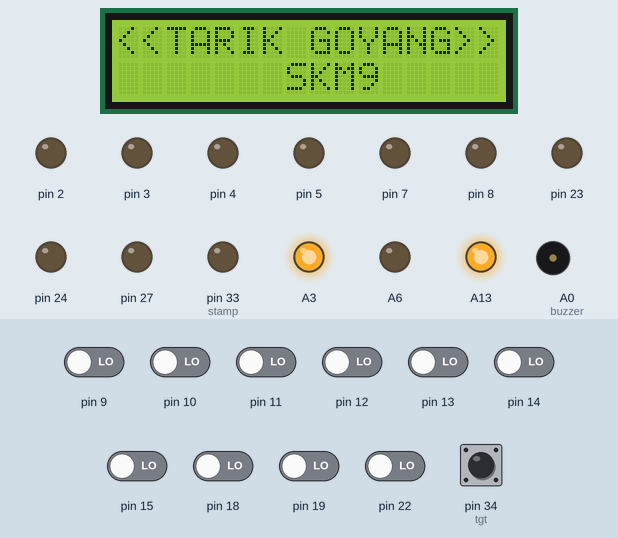
This sketch was run on a simulated Arduino Mega 2560, built with avr-gcc and run on an emulated ATmega2560. Shown: 16×2 character LCD, output pins drawn as LEDs (lit = HIGH), buzzer (waves = sounding, pin HIGH). The inputs (shaded band) are chosen by the test bench; at power-on: pin 34 (tgt) HIGH, pin 9–15, pin 18, pin 19, pin 22 LOW. What the sketch prints to the serial monitor is not drawn.

Above: at 3.3 s.
3.4 s: pin 34 (tgt) pulled LOW for 1 s
At 3.61 s:
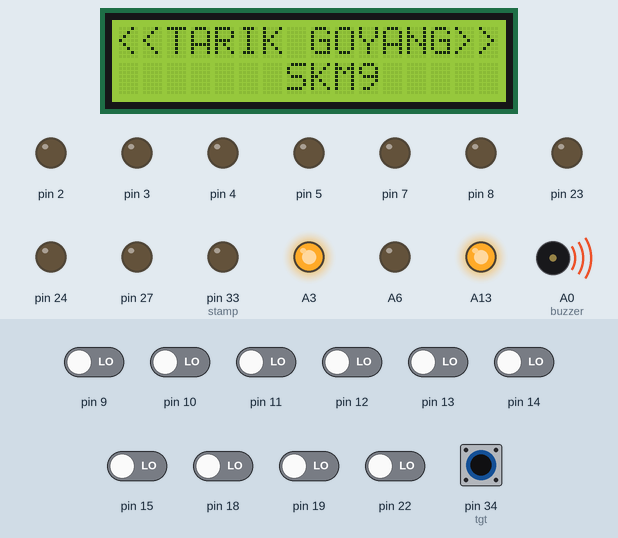
At 5.6 s:
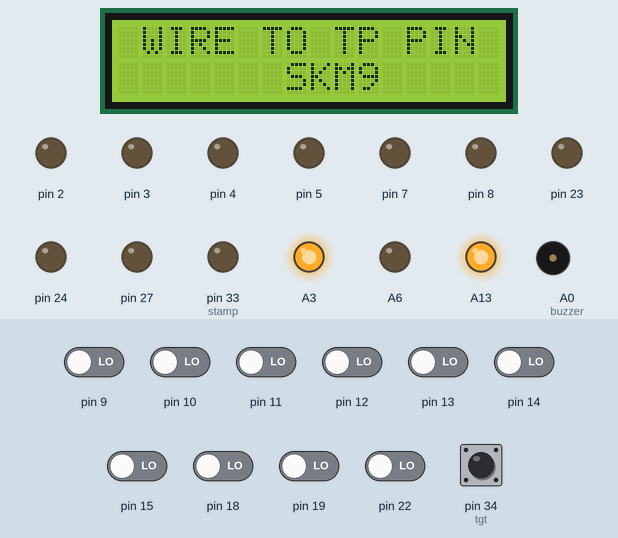
5.9 s: pin 12 driven HIGH
At 7.9 s:
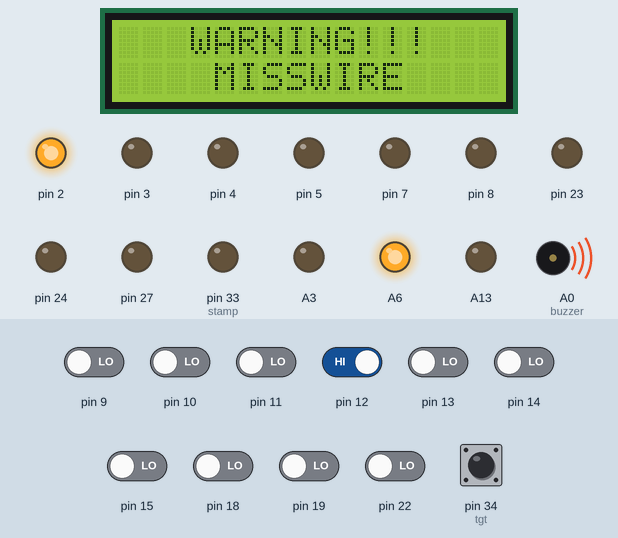
Timing chart, 0 to 9.4 s (numbered marks = the images above; inputs shaded):
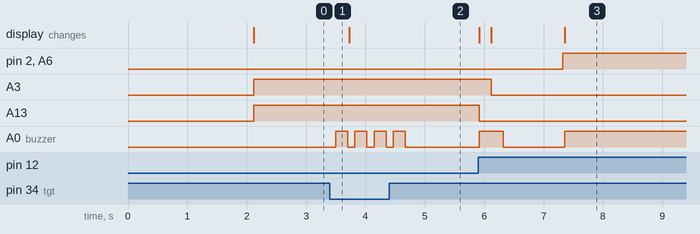

Measured:
- after the input at 3.4 s, A0 (buzzer): alternates HIGH for 0.20 s and LOW for 0.12 s, 8 changes in all, then stays LOW, starting after 0.10 s
- after the input at 5.9 s, pin 2, A6: LOW → HIGH after 1.4 s; A3: HIGH → LOW after 0.22 s; A13: HIGH → LOW at once; A0 (buzzer): LOW → HIGH at once, → LOW 0.40 s later, → HIGH 1.0 s later; the display: first changes at once (image 3 shows a later state)

The sketch:

step3.ino
```cpp
#include <LiquidCrystal_I2C.h>
#include <Wire.h>
#include <EEPROM.h>
LiquidCrystal_I2C lcd(0x27, 16, 2);

#define tgt 34

struct pinmega {
  int pin_out;
  int pin_in;
  int pin_led;
  String Stats;
};

/*
  Pin² meja 089
  Pin TP : A3-A9
  Pin LED : A10-2
  Pin TG : 4-10
  pin_out;
  pin_in;
  pin_led;

*/
int n_wire = 10;
pinmega step_pin[11] = {
  {A3, 12, A13, "SKM9"},
  {A6, 15, 2, "SKM2"},
  {A7, 14, 3, "SKM1"},
  {A8, 11, 4, "SKM12"},
  {A9, 22, 5, "SKM6"},
  {A11, 19, 7, "SKM4"},
  {A12, 18, 8, "SKM3"},
  {A8, 10, 24, "OR"},
  {A3, 9, 23, "L/B"},
  {35, 13, 27, "SKM5"},


};

String sm;
String idname[9] = {
  "QC1",
  "QC2",
  "QC3",
  "ANDRY",
  "AUTO",
  "AUTO1",
  "HARI",
  "2112W09",
  "KN"
};

//-------------MILLIS-----------//
long int prevmilis = 0;
long int currentmilis = 0;


int urutan = 0;
bool misswire = false;
String inputString;
bool Start_ = false;
bool rst = false;
bool lock = false;
bool ng_interlock = false;
bool misswire_rst = false;
bool misslock = false;
bool tarik_goyang = false;
#define stamp 33
#define buzzer A0

#define rst_but A1
#define Start__stop A2
#define stamp 33


void setup() {
  // put your setup code here, to run once:
  Serial.begin(9600);
  Serial2.begin(115200);
  for (int z = 0; z < 10; z++) {
    pinMode(step_pin[z].pin_in, INPUT);
  }
  for (int z = 0; z < 10; z++) {
    pinMode(step_pin[z].pin_out, OUTPUT);
  }
  for (int z = 0; z < 10; z++) {
    pinMode(step_pin[z].pin_led, OUTPUT);
  }
  pinMode(stamp, OUTPUT);
  pinMode(buzzer, OUTPUT);
  pinMode(stamp, OUTPUT);
  pinMode(tgt, INPUT_PULLUP);
  pinMode(rst_but, INPUT_PULLUP);
  pinMode(Start__stop, INPUT_PULLUP);
  digitalWrite(stamp, LOW);
  Wire.begin();
  lcd.begin();
  lcd.backlight();
  lcd.setCursor(0, 0);
  lcd.print("<<  BISMILLAH >>");
  lcd.setCursor(0, 1);
  lcd.print("<<   TARGET   >>");
  delay(2000);
  lcd.clear();
  lcd.setCursor(0, 0);
  lcd.print("<<TARIK GOYANG>>");
  lcd.setCursor(7, 1);
  lcd.print(step_pin[urutan].Stats);
}

void loop() {
  //serialEvent();
 // delay(200);
  baca_esp();
  // put your main code here, to run repeatedly:

  Serial.print(digitalRead(tgt));


  if (misswire == true)
  {
    digitalWrite(buzzer, HIGH);
  }
  else
    run_prog();


}


void finish() {
  lock = false;
  digitalWrite(stamp, HIGH);
  digitalWrite(buzzer, HIGH);
  delay(500);
  digitalWrite(stamp, LOW);
  digitalWrite(buzzer, LOW);
  lcd.clear();
  lcd.setCursor(0, 0);
  lcd.print(" PASANG HARNESS ");
}
```

baca_Serial.ino
```cpp
void baca_esp() {
  if (Serial2.available() > 0)
  {
    char in_ = Serial2.read();
    //Serial.println(String(Serial2.read()));
    //char sn=in;
    //char sm = "";
    Serial.print(in_);

    if (in_ == '\n' )
    {
      //Serial.println (sm.length());
      //int lengtstring = sm.length();
      sm.remove(sm.length() - 1, 2);
      // Serial.println (sm);
      // Serial.println (sm.length());
      Serial.println(sm);

      for (int i = 0 ; i < 9; i++)
      {
        if (sm == idname[i])  {

          // misswire_rst = false;
          Serial.println("OK");
          //rst = true;
          noTone(buzzer);
          //digitalWrite
          misswire = false;
          //urutan = 0;
          //Start_ = false;
          //lock = false;
          // lcd.clear();
          //misswire = false;
          //misslock = false;
          lcd.clear();
          lcd.setCursor(0, 0);
          lcd.print("<<TARIK GOYANG>>");
          lcd.setCursor(0, 1);
          lcd.print("                ");
          return sm = "";
          // lcd.setCursor(2, 0);
          //lcd.print(" PASANG HARNESS ");

        }
      }
      //inputString = "";
      sm = "";
    }
    else
    {
      //inputString += inChar;
      sm += in_;
      //  Serial.println (sm);
    }

  }
}
```

run_program.ino
```cpp
void serialEvent()
{ //  Serial.println("cek");
  while (Serial2.available()) {
    char inChar = (char)Serial2.read();
    //Serial.print(inChar);
    if (inChar == '\n') {
      //datamasuk = inputString.substring(1);
      Serial.println(inputString);
      int len = inputString.length();
      Serial.println(len);
      if ((inputString == "2210247" || inputString == "2112W09") && misswire_rst == false)
      {
        misswire_rst = false;
        Serial.println("OK");
        rst = true;
        noTone(buzzer);
        //digitalWrite
        misswire = false;
        urutan = 0;
        Start_ = false;
        lock = false;
        // lcd.clear();
        misswire = false;
        misslock = false;
        lcd.clear();
        lcd.setCursor(2, 0);
        lcd.print(" PASANG HARNESS ");
      }

      //DataProcess(inputString);
      inputString = "";
    }
    else {
      inputString += inChar;
    }
  }


}

void run_prog()
{
  if (digitalRead(tgt) == LOW)
  {
    delay(100);
    digitalWrite(buzzer, HIGH);
    delay(200);
    digitalWrite(buzzer, LOW);
    tarik_goyang = true;
    lcd.clear();
    lcd.setCursor(7, 1);
    lcd.print(step_pin[urutan].Stats);
    lcd.setCursor(0, 0);
    lcd.print(" WIRE TO TP PIN ");
  }

  digitalWrite(step_pin[urutan].pin_out, HIGH);
  digitalWrite(step_pin[urutan].pin_led, HIGH);
  for (int i = 0; i < n_wire; i++)
  {
    if (digitalRead(step_pin[i].pin_in) == HIGH && i == urutan && tarik_goyang == true)
    {
      tarik_goyang = false;
      lcd.clear();
      lcd.setCursor(0, 0);
      lcd.print("<<TARIK GOYANG>>");

      digitalWrite(step_pin[urutan].pin_led, LOW);
      digitalWrite(buzzer, HIGH);
      delay(200);
      digitalWrite(buzzer, LOW);
      digitalWrite(step_pin[urutan].pin_out, LOW);
      urutan++;
      lcd.setCursor(7, 1);
      lcd.print(step_pin[urutan].Stats);
      //      lcd.clear();
      //      lcd.setCursor(7, 1);
      //      lcd.print(step_pin[urutan].Stats);
      //      lcd.setCursor(0, 0);
      //      lcd.print(" WIRE TO TP PIN ");
      //digitalWrite(step_pin[urutan].pin_out, LOW);
      //digitalWrite(step_pin[urutan].pin_led, LOW);
      digitalWrite(buzzer, HIGH);
      delay(200);
      digitalWrite(buzzer, LOW);
      delay(1000);
      if (urutan == 10)
      {

        urutan = 0;
        lcd.clear();
        lcd.setCursor(0, 0);
        lcd.print("     FINISH     ");
        digitalWrite(buzzer, HIGH);
        digitalWrite(stamp, HIGH);
        delay(300);
        digitalWrite(buzzer, LOW);
        digitalWrite(stamp, LOW);


        lcd.setCursor(0, 0);
        lcd.print("<<TARIK GOYANG>>");
        lcd.setCursor(7, 1);
        lcd.print(step_pin[urutan].Stats);
      }
    }
    else if (digitalRead(step_pin[i].pin_in) == HIGH)
    {
      if ((urutan == 3 && i == 7) || (urutan == 0 && i == 8))
        Serial.println("common");
      else
      {
        misswire = true;
        lcd.setCursor(0, 0);
        lcd.print("   WARNING!!!   ");
        lcd.setCursor(0, 1);
        lcd.print("    MISSWIRE    ");
      }
    }
  }

}
```
